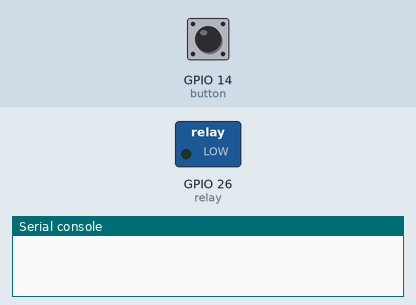
This program was run on a simulated ESP32 board running MicroPython. Shown: switched loads named in the program (green lamp = pin HIGH), the last lines printed to the serial console. Wiring (from the project's diagram.json): green button on GPIO 14, relay on GPIO 26. Inputs (shaded band) come from the test bench; at power-on: GPIO 14 (button) HIGH.

Above: at 1.2 s.
1.3 s: GPIO 14 (button) pulled LOW for 0.15 s
At 2.5 s:
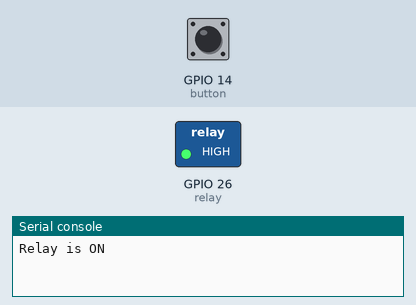
2.9 s: GPIO 14 (button) pulled LOW for 1 s
At 3.8 s:
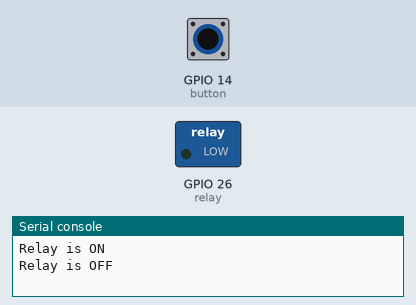
5.4 s: GPIO 14 (button) pulled LOW for 3.2 s
At 5.9 s:
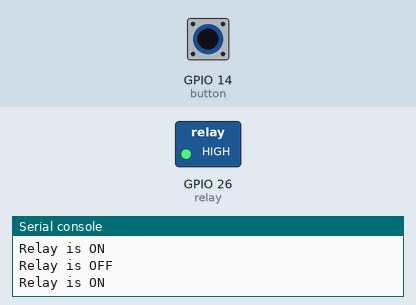
Timing chart, 0 to 8.4 s (numbered marks = the images above; inputs shaded):
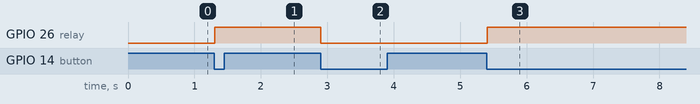

Measured:
- after the input at 1.3 s, GPIO 26 (relay): LOW → HIGH at once
- after the input at 2.9 s, GPIO 26 (relay): HIGH → LOW at once
- after the input at 5.4 s, GPIO 26 (relay): LOW → HIGH at once

The program:

main.py
```python
from machine import Pin
import time

relay = Pin(26, Pin.OUT)
relay_state = False

button = Pin(14, Pin.IN, Pin.PULL_UP)
last_state = 1

while True:
    current_state = button.value()

    if last_state == 1 and current_state == 0:
        relay_state = not relay_state
        relay.value(relay_state)
        print("Relay is", "ON" if relay_state else "OFF")

        while button.value() == 0:
            time.sleep(0.01)

    last_state = current_state
    time.sleep(0.01)
```
